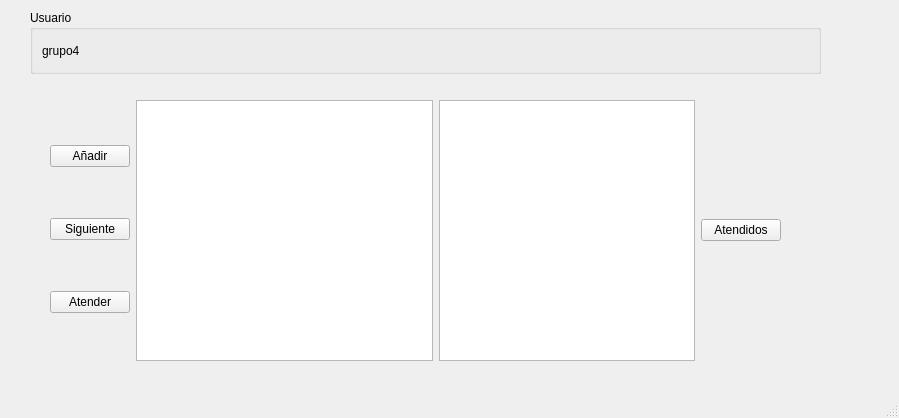
<?xml version="1.0" encoding="UTF-8"?>
<ui version="4.0">
 <class>MainWindow</class>
 <widget class="QMainWindow" name="Mainwindow">
  <property name="enabled">
   <bool>true</bool>
  </property>
  <property name="geometry">
   <rect>
    <x>0</x>
    <y>0</y>
    <width>899</width>
    <height>418</height>
   </rect>
  </property>
  <property name="mouseTracking">
   <bool>false</bool>
  </property>
  <property name="tabletTracking">
   <bool>false</bool>
  </property>
  <property name="acceptDrops">
   <bool>true</bool>
  </property>
  <property name="windowTitle">
   <string>Gestión de guardia</string>
  </property>
  <widget class="QWidget" name="centralwidget">
   <widget class="QGroupBox" name="groupBox">
    <property name="geometry">
     <rect>
      <x>30</x>
      <y>10</y>
      <width>791</width>
      <height>64</height>
     </rect>
    </property>
    <property name="title">
     <string>Usuario</string>
    </property>
    <layout class="QGridLayout" name="gridLayout">
     <item row="0" column="0">
      <widget class="QLabel" name="label">
       <property name="text">
        <string>grupo4</string>
       </property>
      </widget>
     </item>
    </layout>
   </widget>
   <widget class="QWidget" name="horizontalLayoutWidget_3">
    <property name="geometry">
     <rect>
      <x>50</x>
      <y>100</y>
      <width>731</width>
      <height>261</height>
     </rect>
    </property>
    <layout class="QHBoxLayout" name="horizontalLayout_3">
     <item>
      <layout class="QHBoxLayout" name="horizontalLayout">
       <item>
        <layout class="QVBoxLayout" name="verticalLayout">
         <item>
          <widget class="QPushButton" name="btnAnadir">
           <property name="text">
            <string>Añadir</string>
           </property>
          </widget>
         </item>
         <item>
          <widget class="QPushButton" name="btnSiguiente">
           <property name="text">
            <string>Siguiente</string>
           </property>
          </widget>
         </item>
         <item>
          <widget class="QPushButton" name="btnAtender">
           <property name="text">
            <string>Atender</string>
           </property>
          </widget>
         </item>
        </layout>
       </item>
       <item>
        <widget class="QListWidget" name="listMovimientos_1"/>
       </item>
       <item>
        <layout class="QHBoxLayout" name="horizontalLayout_2">
         <item>
          <widget class="QListWidget" name="listMovimientos_2"/>
         </item>
         <item>
          <widget class="QPushButton" name="btnAtendidos">
           <property name="text">
            <string>Atendidos</string>
           </property>
          </widget>
         </item>
        </layout>
       </item>
      </layout>
     </item>
    </layout>
   </widget>
  </widget>
  <widget class="QStatusBar" name="statusbar"/>
 </widget>
 <resources/>
 <connections/>
</ui>
